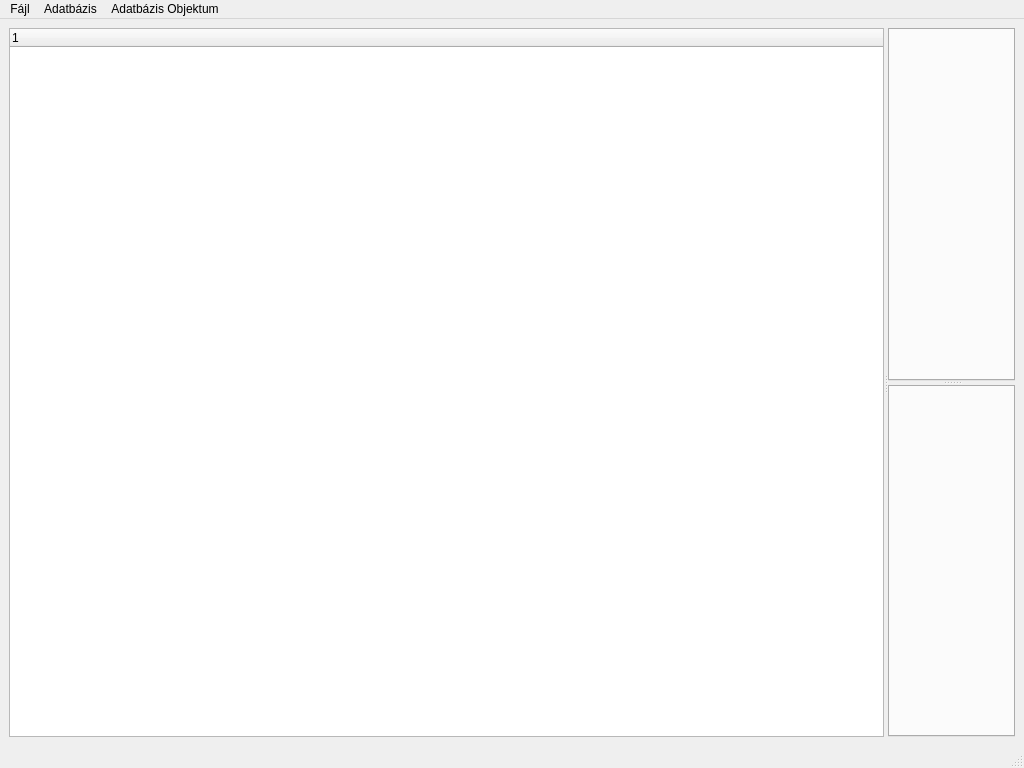
<?xml version="1.0" encoding="UTF-8"?>
<ui version="4.0">
 <class>MainWindow</class>
 <widget class="QMainWindow" name="MainWindow">
  <property name="geometry">
   <rect>
    <x>0</x>
    <y>0</y>
    <width>1024</width>
    <height>768</height>
   </rect>
  </property>
  <property name="sizePolicy">
   <sizepolicy hsizetype="Expanding" vsizetype="Expanding">
    <horstretch>0</horstretch>
    <verstretch>0</verstretch>
   </sizepolicy>
  </property>
  <property name="windowTitle">
   <string>QueryCreator</string>
  </property>
  <property name="windowIcon">
   <iconset theme="SP_TitleBarMenuButton">
    <normaloff>.</normaloff>.</iconset>
  </property>
  <property name="layoutDirection">
   <enum>Qt::LeftToRight</enum>
  </property>
  <property name="toolButtonStyle">
   <enum>Qt::ToolButtonTextBesideIcon</enum>
  </property>
  <widget class="QWidget" name="centralwidget">
   <property name="baseSize">
    <size>
     <width>800</width>
     <height>600</height>
    </size>
   </property>
   <layout class="QVBoxLayout" name="verticalLayout">
    <item>
     <widget class="QSplitter" name="mainSplitter">
      <property name="orientation">
       <enum>Qt::Horizontal</enum>
      </property>
      <widget class="QTreeWidget" name="trWLeft">
       <column>
        <property name="text">
         <string notr="true">1</string>
        </property>
       </column>
      </widget>
      <widget class="QSplitter" name="splitter">
       <property name="orientation">
        <enum>Qt::Vertical</enum>
       </property>
       <widget class="QTabWidget" name="tWUpper">
        <property name="currentIndex">
         <number>-1</number>
        </property>
        <property name="tabsClosable">
         <bool>true</bool>
        </property>
       </widget>
       <widget class="QTabWidget" name="tWLower">
        <property name="currentIndex">
         <number>-1</number>
        </property>
        <property name="tabsClosable">
         <bool>true</bool>
        </property>
       </widget>
      </widget>
     </widget>
    </item>
   </layout>
  </widget>
  <widget class="QMenuBar" name="menuBar">
   <property name="geometry">
    <rect>
     <x>0</x>
     <y>0</y>
     <width>1024</width>
     <height>25</height>
    </rect>
   </property>
   <widget class="QMenu" name="menuF_jl">
    <property name="title">
     <string>Fájl</string>
    </property>
    <addaction name="actionBet_lt_s"/>
    <addaction name="actionMent_s"/>
    <addaction name="separator"/>
    <addaction name="actionKil_p_s"/>
   </widget>
   <widget class="QMenu" name="menuAdatb_zis_Objektum">
    <property name="title">
     <string>Adatbázis Objektum</string>
    </property>
    <addaction name="actionMegtekint_s"/>
    <addaction name="actionT_rl_s"/>
   </widget>
   <widget class="QMenu" name="menuAdatb_zis">
    <property name="title">
     <string>Adatbázis</string>
    </property>
    <addaction name="action_jrakapcsol_d_s"/>
    <addaction name="separator"/>
    <addaction name="action_j_kapcsolat"/>
   </widget>
   <addaction name="menuF_jl"/>
   <addaction name="menuAdatb_zis"/>
   <addaction name="menuAdatb_zis_Objektum"/>
  </widget>
  <widget class="QStatusBar" name="statusBar"/>
  <action name="actionKil_p_s">
   <property name="text">
    <string>Kilépés</string>
   </property>
   <property name="shortcut">
    <string>Ctrl+Q</string>
   </property>
  </action>
  <action name="actionMegtekint_s">
   <property name="text">
    <string>Megtekintés</string>
   </property>
  </action>
  <action name="actionT_rl_s">
   <property name="text">
    <string>Törlés</string>
   </property>
  </action>
  <action name="actionBet_lt_s">
   <property name="text">
    <string>Lap betöltése</string>
   </property>
  </action>
  <action name="actionMent_s">
   <property name="text">
    <string>Lap mentése</string>
   </property>
  </action>
  <action name="action_jrakapcsol_d_s">
   <property name="text">
    <string>Újrakapcsolódás</string>
   </property>
  </action>
  <action name="action_j_kapcsolat">
   <property name="text">
    <string>Új kapcsolat</string>
   </property>
  </action>
 </widget>
 <resources/>
 <connections/>
</ui>
